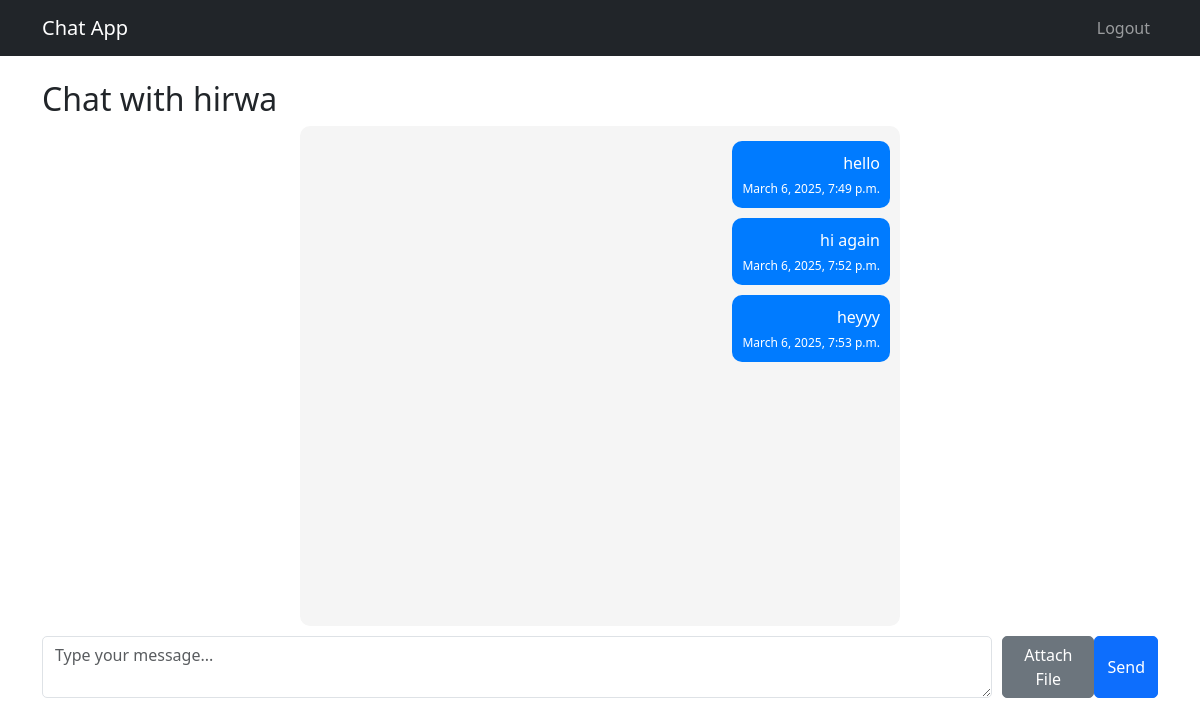
Before: /chat/chat/3/ (signed in) with the older database file.
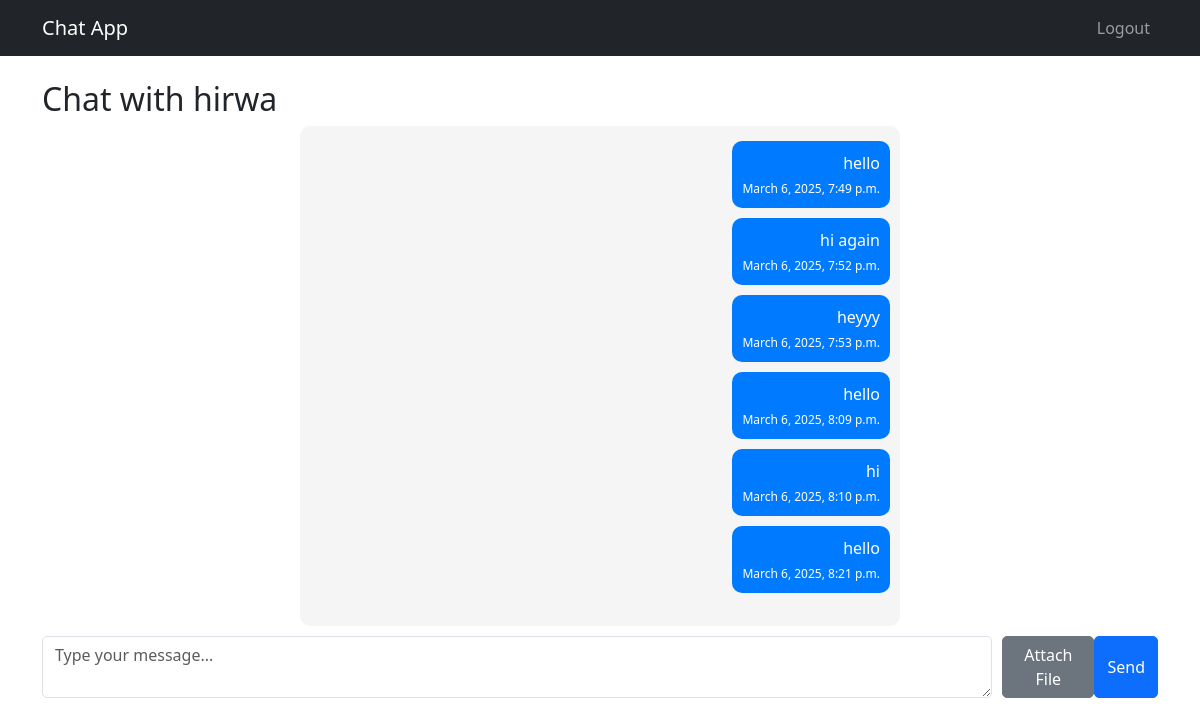
After: the same page with the newer database file.
### chat/models.py (models this page shows, shortened)
class Message(models.Model):
    chat = models.ForeignKey(ChatSession, on_delete=models.CASCADE, related_name="messages")
    sender = models.ForeignKey(User, on_delete=models.CASCADE)
    content = models.TextField(blank=True)  # Text may be empty if file is attached
    timestamp = models.DateTimeField(auto_now_add=True)
    file_url = models.URLField(blank=True, null=True)  # URL to the uploaded file
    file_type = models.CharField(max_length=100, blank=True, null=True)  # MIME type

### chat/views.py (the view)
# urls.py: path('chat/<int:chat_id>/', views.chat_detail, name='chat_detail'),
@login_required
def chat_detail(request, chat_id):
    chat_session = get_object_or_404(ChatSession, id=chat_id)
    if request.user not in [chat_session.user1, chat_session.user2]:
        return redirect('chat_home')
    messages = Message.objects.filter(chat=chat_session).order_by('timestamp')
    return render(request, 'chat/chat_detail.html', {'chat_session': chat_session, 'messages': messages})

### chat/templates/chat/chat_detail.html (shortened to what this page needs)
{% extends 'base.html' %}
{% load static %}
{% block content %}
<h2 class="chat-header">
    Chat with {% if chat_session.user1 == user %}{{ chat_session.user2.username }}{% else %}{{ chat_session.user1.username }}{% endif %}
</h2>
<div class="chat-box" id="chat-box">
    {% for message in messages %}
        <div class="message {% if message.sender == user %}sent{% else %}received{% endif %}">
            {% if message.file_url %}
                {% if message.file_type|slice:":5" == "image" %}
                    <img src="{{ message.file_url }}" alt="Image Attachment" class="attachment-image">
                {% else %}
                    <a href="{{ message.file_url }}" target="_blank">Download Attachment</a>
                {% endif %}
            {% else %}
                <p class="message-content">{{ message.content }}</p>
            {% endif %}
            <small class="message-timestamp">{{ message.timestamp }}</small>
        </div>
    {% endfor %}
</div>
<form id="message-form">
    <div class="input-container">
        <textarea id="message-input" class="form-control" rows="2" placeholder="Type your message..."></textarea>
        <button type="button" id="file-button" class="btn btn-secondary">Attach File</button>
        <button type="submit" class="btn btn-primary">Send</button>
    </div>
</form>
{% endblock %}

Changed rows visible on the page:
added Message: content "hello", timestamp "March 6, 2025, 8:09 p.m."
added Message: content "hi", timestamp "March 6, 2025, 8:10 p.m."
added Message: content "hello", timestamp "March 6, 2025, 8:21 p.m."
